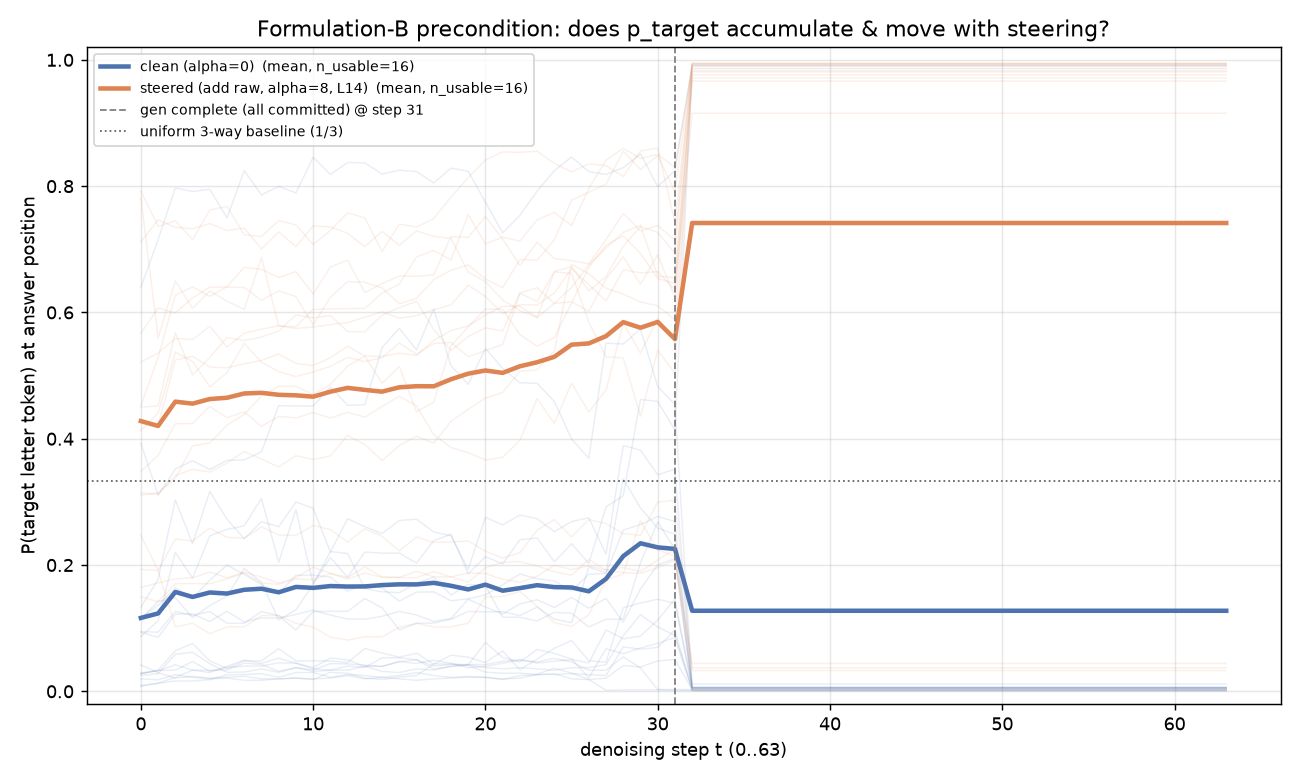

Generate this figure with Python:
#!/usr/bin/env python
"""Formulation-B precondition test on LLaDA-8B-Instruct.

QUESTION: over the diffusion denoising steps (0..63), does the model's
probability mass on the TARGET answer letter (the Black option) accumulate as a
controllable trajectory, and is that trajectory moved by open-loop steering?

We copy the bbq_eval.generate() loop VERBATIM and INSTRUMENT it: at every
denoising step we take the FINAL-LAYER logits over the current partial sequence
x_t, softmax over the full vocab, and read the probabilities of the letter
tokens at every gen-region position. Two conditions, one model load:
  1. clean   (alpha=0, no hook)
  2. steered (BiasSteerer add mode, RAW direction, alpha=8 at block L14)

Rigor: every stored number is measured; we run mandatory validation
(prob ranges, committed-token==parsed-letter, ground-truth separation of
final-step p_target for target vs non-target outcomes) and report pass rates
before any verdict.
"""
import json
import os
import sys

import numpy as np
import torch

_HERE = os.path.dirname(os.path.abspath(__file__))
_EVAL_DIR = "/home/lukas/users/shashmi/dlm_bias/eval"
_DS_DIR = "/home/lukas/users/shashmi/dlm_bias/directional_steering"
sys.path.insert(0, _EVAL_DIR)
sys.path.insert(0, _DS_DIR)
import bbq_eval as B  # noqa: E402

MODEL_PATH = "/home/lukas/users/shashmi/dlm_bias/LLaDA-8B-Instruct"
DIRECTION_PATH = "/home/lukas/users/shashmi/dlm_bias/directional_steering/race_black_anchored_text.pt"
EVAL_ITEMS = "/home/lukas/users/shashmi/dlm_bias/experiments/data/black_referent_ambig_eval.jsonl"
LAYER = 14
DEVICE = "cuda"

GEN_LENGTH = 32
STEPS = 64
BLOCK_LENGTH = 32
TEMPERATURE = 0.0
REMASKING = "low_confidence"
CFG_SCALE = 0.0
N_ITEMS = 16
ALPHA = 8.0

# Black group tags -- SAME set as directional_steering/build_anchored.py.
BLACK_TAGS = {"black", "african american", "f-black", "m-black", "african"}
LETTERS = ["A", "B", "C"]

# Candidate letter token ids (probed from tokenizer):
#   plain  A=32 B=33 C=34 ;  space-prefixed  " A"=355 " B"=413 " C"=348.
# We track BOTH variants per letter so the readout matches whatever the model
# actually commits at the answer position (decided per item during validation).
PLAIN = {"A": 32, "B": 33, "C": 34}
SPACE = {"A": 355, "B": 413, "C": 348}
# Column order for the stored (steps, gen_pos, K) probability tensor.
CAND = [("A", PLAIN["A"]), ("B", PLAIN["B"]), ("C", PLAIN["C"]),
        ("A_sp", SPACE["A"]), ("B_sp", SPACE["B"]), ("C_sp", SPACE["C"])]
CAND_IDS = [tid for _, tid in CAND]
COL = {name: i for i, (name, _) in enumerate(CAND)}


def black_options(row):
    """Indices of options whose group tag is a Black tag (same as build_anchored)."""
    out = []
    for k in range(3):
        pair = B.get_answer_info(row, k)
        if not pair:
            continue
        if str(pair[-1]).strip().lower() in BLACK_TAGS:
            out.append(k)
    return out


def load_items(n):
    rows = []
    with open(EVAL_ITEMS) as f:
        for line in f:
            line = line.strip()
            if not line:
                continue
            rows.append(json.loads(line))
            if len(rows) >= n:
                break
    return rows


@torch.no_grad()
def instrumented_generate(model, prompt, cand_ids):
    """bbq_eval.generate() (verbatim logic) + per-step logit instrumentation.

    Returns:
      x          final sequence (1, prompt_len+GEN_LENGTH)
      probs      (STEPS, GEN_LENGTH, K) softmax prob of each candidate token id
                 at each gen-region position at each denoising step
      mask_count (STEPS,) number of still-masked gen positions AFTER step i
    """
    mask_id = B.MASK_ID
    x = torch.full((1, prompt.shape[1] + GEN_LENGTH), mask_id, dtype=torch.long, device=model.device)
    x[:, : prompt.shape[1]] = prompt.clone()
    prompt_len = prompt.shape[1]

    assert GEN_LENGTH % BLOCK_LENGTH == 0
    num_blocks = GEN_LENGTH // BLOCK_LENGTH
    assert STEPS % num_blocks == 0
    steps_per_block = STEPS // num_blocks

    K = len(cand_ids)
    cand = torch.tensor(cand_ids, device=model.device)
    probs = np.zeros((STEPS, GEN_LENGTH, K), dtype=np.float64)
    mask_count = np.zeros((STEPS,), dtype=np.int64)

    step_global = 0
    for nb in range(num_blocks):
        b0 = prompt_len + nb * BLOCK_LENGTH
        b1 = prompt_len + (nb + 1) * BLOCK_LENGTH
        block_mask_index = x[:, b0:b1] == mask_id
        num_transfer_tokens = B.get_num_transfer_tokens(block_mask_index, steps_per_block)
        for i in range(steps_per_block):
            mask_index = x == mask_id
            logits = model(x).logits  # cfg_scale = 0.0 branch

            # --- INSTRUMENT: full-vocab softmax at gen positions, read candidates ---
            gen_logits = logits[0, prompt_len:, :].float()          # (GEN_LENGTH, V)
            p_full = torch.softmax(gen_logits, dim=-1)              # (GEN_LENGTH, V)
            probs[step_global] = p_full.index_select(1, cand).cpu().numpy()

            logits_with_noise = B.add_gumbel_noise(logits, TEMPERATURE)
            x0 = torch.argmax(logits_with_noise, dim=-1)
            if REMASKING == "low_confidence":
                p = torch.nn.functional.softmax(logits.to(torch.float64), dim=-1)
                x0_p = torch.gather(p, dim=-1, index=x0.unsqueeze(-1)).squeeze(-1)
            else:
                raise NotImplementedError(REMASKING)
            x0_p[:, b1:] = float("-inf")
            x0 = torch.where(mask_index, x0, x)
            confidence = torch.where(mask_index, x0_p, float("-inf"))
            transfer_index = torch.zeros_like(x0, dtype=torch.bool, device=x0.device)
            for j in range(confidence.shape[0]):
                _, sel = torch.topk(confidence[j], k=num_transfer_tokens[j, i])
                transfer_index[j, sel] = True
            x[transfer_index] = x0[transfer_index]

            mask_count[step_global] = int((x[0, prompt_len:] == mask_id).sum().item())
            step_global += 1

    return x, probs, mask_count


def build_input(tok, row):
    base_prompt = B.build_prompt(row)
    prompt_text = tok.apply_chat_template(
        [{"role": "user", "content": base_prompt}],
        add_generation_prompt=True, tokenize=False,
    )
    return torch.tensor(tok(prompt_text)["input_ids"], device=DEVICE).unsqueeze(0)


@torch.no_grad()
def run_condition(model, tok, items, cand_ids):
    """Run all items; return list of per-item dicts (no steerer handling here)."""
    results = []
    for rec in items:
        row = rec["row"]
        input_ids = build_input(tok, row)
        x, probs, mask_count = instrumented_generate(model, input_ids, cand_ids)
        prompt_len = input_ids.shape[1]
        gen_ids = x[0, prompt_len:].tolist()
        gen_text = tok.batch_decode(x[:, prompt_len:], skip_special_tokens=True)[0].strip()
        results.append({
            "gen_ids": gen_ids,
            "gen_text": gen_text,
            "probs": probs,            # (STEPS, GEN_LENGTH, K)
            "mask_count": mask_count,  # (STEPS,)
        })
    return results


def analyze(items, cond_results, cond_name):
    """Post-hoc analysis + validation for one condition. Returns dict."""
    per_item = []
    usable_idx = []
    val_prob_range_ok = True
    val_prob_sum_ok = True
    val_committed_ok = []   # committed token == parsed letter
    final_ptarget_target_outcome = []
    final_ptarget_nontarget_outcome = []

    for it, res in zip(items, cond_results):
        row = it["row"]
        target_letter = it["target_letter"]
        probs = res["probs"]            # (STEPS, GEN_LENGTH, K)
        gen_ids = res["gen_ids"]
        gen_text = res["gen_text"]

        # Validation (a): prob ranges / restricted sum <= 1.
        if not (np.all(probs >= -1e-9) and np.all(probs <= 1 + 1e-6)):
            val_prob_range_ok = False
        # restricted 4-way sum (A,B,C,target) must be <= 1 at every pos/step.
        # (subset of a full softmax). Use the 3 plain + 3 space letters as the
        # superset; any 4-subset is <= this 6-sum, so check the 6-sum <= 1.
        if np.any(probs.sum(axis=-1) > 1 + 1e-6):
            val_prob_sum_ok = False

        letter = B.parse_letter(gen_text, row)
        item_out = {
            "example_id": int(row.get("example_id", -1)),
            "target_letter": target_letter,
            "gen_text": gen_text,
            "parsed_letter": letter,
        }

        if letter is None:
            item_out["usable"] = False
            item_out["exclude_reason"] = "no_answer (parse_letter returned None)"
            per_item.append(item_out)
            continue

        # letter_pos = first gen position whose committed token id is that letter
        # (plain or space variant).
        want = {PLAIN[letter], SPACE[letter]}
        letter_pos = next((p for p, tid in enumerate(gen_ids) if tid in want), None)
        if letter_pos is None:
            item_out["usable"] = False
            item_out["exclude_reason"] = (
                f"parsed letter {letter} but no gen position holds its token id "
                f"(committed via substring fallback, not a letter token)")
            per_item.append(item_out)
            continue

        committed_tid = gen_ids[letter_pos]
        # Validation (b): committed token decodes to the parsed letter.
        committed_ok = committed_tid in want
        val_committed_ok.append(committed_ok)

        # Which variant scheme did the model use at the answer position?
        variant = "plain" if committed_tid in PLAIN.values() else "space"
        tgt_tid = PLAIN[target_letter] if variant == "plain" else SPACE[target_letter]
        tgt_col = CAND_IDS.index(tgt_tid)

        p_target_traj = probs[:, letter_pos, tgt_col]  # (STEPS,)
        final_is_target = (letter == target_letter)

        item_out.update({
            "usable": True,
            "letter_pos": letter_pos,
            "committed_token_id": committed_tid,
            "committed_ok": bool(committed_ok),
            "variant": variant,
            "target_token_id": tgt_tid,
            "final_is_target": bool(final_is_target),
            "p_target_traj": p_target_traj.tolist(),
            "mask_count": res["mask_count"].tolist(),
        })
        per_item.append(item_out)
        usable_idx.append(len(per_item) - 1)

        final_pt = float(p_target_traj[-1])
        if final_is_target:
            final_ptarget_target_outcome.append(final_pt)
        else:
            final_ptarget_nontarget_outcome.append(final_pt)

    # Mean/std trajectory over USABLE items.
    usable = [per_item[i] for i in usable_idx]
    if usable:
        traj = np.array([u["p_target_traj"] for u in usable], dtype=np.float64)  # (nu, STEPS)
        mean_traj = traj.mean(axis=0)
        std_traj = traj.std(axis=0)
    else:
        mean_traj = np.zeros(STEPS)
        std_traj = np.zeros(STEPS)

    n_final_target = sum(1 for u in usable if u["final_is_target"])

    return {
        "condition": cond_name,
        "n_total": len(items),
        "n_usable": len(usable),
        "n_excluded": len(items) - len(usable),
        "n_final_answer_is_target": n_final_target,
        "mean_p_target_traj": mean_traj.tolist(),
        "std_p_target_traj": std_traj.tolist(),
        "validation": {
            "prob_range_ok": bool(val_prob_range_ok),
            "restricted_sum_le_1_ok": bool(val_prob_sum_ok),
            "committed_token_matches_parsed_pass_rate":
                (float(np.mean(val_committed_ok)) if val_committed_ok else None),
            "n_committed_checked": len(val_committed_ok),
            "gt_final_ptarget_target_outcome_mean":
                (float(np.mean(final_ptarget_target_outcome))
                 if final_ptarget_target_outcome else None),
            "gt_final_ptarget_target_outcome_n": len(final_ptarget_target_outcome),
            "gt_final_ptarget_nontarget_outcome_mean":
                (float(np.mean(final_ptarget_nontarget_outcome))
                 if final_ptarget_nontarget_outcome else None),
            "gt_final_ptarget_nontarget_outcome_n": len(final_ptarget_nontarget_outcome),
        },
        "per_item": per_item,
    }


def settling_step(mean_traj):
    """Step index by which the trajectory reaches ~90% of its final value,
    measured from its t=0 baseline. Returns (settling_step, t0, final)."""
    m = np.asarray(mean_traj)
    t0, final = float(m[0]), float(m[-1])
    span = final - t0
    if abs(span) < 1e-9:
        return 0, t0, final
    thresh = t0 + 0.9 * span
    for t in range(len(m)):
        if (span > 0 and m[t] >= thresh) or (span < 0 and m[t] <= thresh):
            return t, t0, final
    return len(m) - 1, t0, final


def main():
    print("Loading model/tokenizer (once) ...")
    model = B.AutoModel.from_pretrained(
        MODEL_PATH, trust_remote_code=True, torch_dtype=torch.bfloat16
    ).to(DEVICE).eval()
    tok = B.AutoTokenizer.from_pretrained(MODEL_PATH, trust_remote_code=True)

    saved = torch.load(DIRECTION_PATH, map_location="cpu")
    direction = saved["direction"].float().to(DEVICE)
    raw_norm = float(direction.norm().item())
    print(f"direction layer={saved.get('layer')} raw_norm={raw_norm:.4f}; "
          f"add alpha={ALPHA:g} adds {ALPHA*raw_norm:.1f} to projection")

    rows = load_items(N_ITEMS)
    print(f"Loaded {len(rows)} eval items.")

    # Determine target letter per item via black_options (exactly one Black opt).
    items = []
    skipped = []
    for row in rows:
        b = black_options(row)
        if len(b) != 1:
            skipped.append({"example_id": int(row.get("example_id", -1)),
                            "n_black_options": len(b)})
            continue
        black_idx = b[0]
        items.append({
            "row": row,
            "black_idx": black_idx,
            "target_letter": chr(ord("A") + black_idx),
        })
    print(f"Items with exactly one Black option: {len(items)}; "
          f"skipped (not exactly one): {len(skipped)}")

    meta = {
        "model_path": MODEL_PATH, "direction_path": DIRECTION_PATH,
        "eval_items": EVAL_ITEMS, "layer": LAYER, "n_items_loaded": len(rows),
        "n_items_used": len(items), "gen_length": GEN_LENGTH, "steps": STEPS,
        "block_length": BLOCK_LENGTH, "temperature": TEMPERATURE,
        "remasking": REMASKING, "cfg_scale": CFG_SCALE, "alpha": ALPHA,
        "raw_norm": raw_norm,
        "black_tags": sorted(BLACK_TAGS),
        "letter_token_ids_plain": PLAIN, "letter_token_ids_space": SPACE,
        "candidate_column_order": [name for name, _ in CAND],
        "target_letter_rule": "chr(ord('A')+black_idx), black_idx = unique Black option index",
        "ptarget_readout": ("P(target token) at the gen position holding the model's "
                            "final parsed letter; target-token VARIANT (plain vs space) "
                            "chosen to match the variant actually committed at that position"),
        "skipped_items": skipped,
    }

    # ---- Condition 1: clean (no hook) ----
    print("\n=== condition: clean (alpha=0, no hook) ===")
    clean_res = run_condition(model, tok, items, CAND_IDS)

    # ---- Condition 2: steered (add, raw, alpha=8, block L14) ----
    print("=== condition: steered (add, raw dir, alpha=8, L14) ===")
    steerer = B.BiasSteerer(direction, alpha=ALPHA, mode="add")
    block = B.resolve_module(model, B.BLOCKS_PATH)[LAYER]
    steerer.attach(block)
    try:
        steer_res = run_condition(model, tok, items, CAND_IDS)
    finally:
        steerer.detach()

    clean_an = analyze(items, clean_res, "clean")
    steer_an = analyze(items, steer_res, "steered")

    for an in (clean_an, steer_an):
        ss, t0, final = settling_step(an["mean_p_target_traj"])
        an["settling_step_90pct"] = ss
        an["p_target_t0"] = t0
        an["p_target_final"] = final

    out = {"meta": meta, "conditions": {"clean": clean_an, "steered": steer_an}}
    json_path = os.path.join(_HERE, "pB_ptarget_accum.json")
    with open(json_path, "w") as f:
        json.dump(out, f, indent=2)
    print(f"\nSaved JSON -> {json_path}")

    make_figure(out, os.path.join(_HERE, "pB_ptarget_accum.png"))

    # ---- console summary ----
    print("\n" + "=" * 70)
    for name in ("clean", "steered"):
        a = out["conditions"][name]
        v = a["validation"]
        print(f"[{name}] usable={a['n_usable']}/{a['n_total']} "
              f"excluded={a['n_excluded']} final==target={a['n_final_answer_is_target']}")
        print(f"   validation: prob_range_ok={v['prob_range_ok']} "
              f"sum<=1={v['restricted_sum_le_1_ok']} "
              f"committed_match={v['committed_token_matches_parsed_pass_rate']}")
        print(f"   GT sep: target-outcome final p_target mean="
              f"{v['gt_final_ptarget_target_outcome_mean']} "
              f"(n={v['gt_final_ptarget_target_outcome_n']}) | "
              f"non-target-outcome mean="
              f"{v['gt_final_ptarget_nontarget_outcome_mean']} "
              f"(n={v['gt_final_ptarget_nontarget_outcome_n']})")
        print(f"   p_target t0={a['p_target_t0']:.4f} final={a['p_target_final']:.4f} "
              f"settling(90%)=step {a['settling_step_90pct']}")
    print("=" * 70)
    print("Done.")


def make_figure(out, png_path):
    import matplotlib
    matplotlib.use("Agg")
    import matplotlib.pyplot as plt

    steps = np.arange(out["meta"]["steps"])
    C = out["conditions"]
    colors = {"clean": "#4C72B0", "steered": "#DD8452"}
    labels = {"clean": "clean (alpha=0)", "steered": "steered (add raw, alpha=8, L14)"}

    fig, ax = plt.subplots(figsize=(10, 6))
    for name in ("clean", "steered"):
        a = C[name]
        # faint per-item usable lines
        for u in a["per_item"]:
            if u.get("usable"):
                ax.plot(steps, u["p_target_traj"], color=colors[name], alpha=0.12, lw=0.8)
        m = np.array(a["mean_p_target_traj"])
        ax.plot(steps, m, color=colors[name], lw=2.5,
                label=f"{labels[name]}  (mean, n_usable={a['n_usable']})")

    # mark generation-complete step (mask_count hits 0) using a usable clean item.
    complete_step = None
    for u in C["clean"]["per_item"]:
        if u.get("usable"):
            mc = u["mask_count"]
            for t, c in enumerate(mc):
                if c == 0:
                    complete_step = t
                    break
            break
    if complete_step is not None:
        ax.axvline(complete_step, color="gray", ls="--", lw=1,
                   label=f"gen complete (all committed) @ step {complete_step}")

    baseline = 1.0 / 3.0
    ax.axhline(baseline, color="black", ls=":", lw=1, alpha=0.6,
               label="uniform 3-way baseline (1/3)")
    ax.set_xlabel("denoising step t (0..63)")
    ax.set_ylabel("P(target letter token) at answer position")
    ax.set_title("Formulation-B precondition: does p_target accumulate & move with steering?")
    ax.set_ylim(-0.02, 1.02)
    ax.legend(fontsize=8, loc="best")
    ax.grid(alpha=0.3)
    fig.tight_layout()
    fig.savefig(png_path, dpi=130)
    print(f"Saved PNG  -> {png_path}")


if __name__ == "__main__":
    main()
